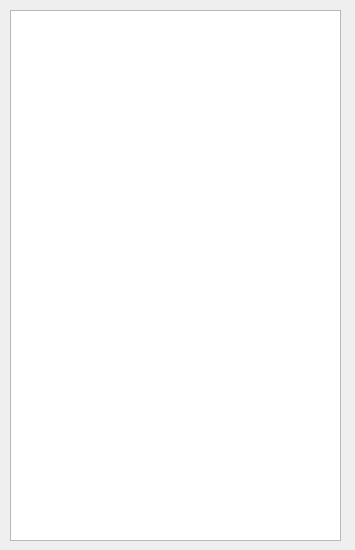
<?xml version="1.0" encoding="UTF-8"?>
<ui version="4.0">
 <class>reservacionesAgendadas</class>
 <widget class="QDialog" name="reservacionesAgendadas">
  <property name="geometry">
   <rect>
    <x>0</x>
    <y>0</y>
    <width>355</width>
    <height>550</height>
   </rect>
  </property>
  <property name="windowTitle">
   <string>Dialog</string>
  </property>
  <widget class="QListView" name="reservasListView">
   <property name="geometry">
    <rect>
     <x>10</x>
     <y>10</y>
     <width>331</width>
     <height>531</height>
    </rect>
   </property>
   <property name="resizeMode">
    <enum>QListView::Adjust</enum>
   </property>
   <property name="viewMode">
    <enum>QListView::IconMode</enum>
   </property>
   <property name="wordWrap">
    <bool>true</bool>
   </property>
  </widget>
 </widget>
 <resources/>
 <connections/>
</ui>
